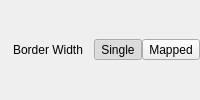
               <widget class="QWidget" name="group_icon_border_width" native="true">
                <property name="sizePolicy">
                 <sizepolicy hsizetype="Expanding" vsizetype="Preferred">
                  <horstretch>0</horstretch>
                  <verstretch>0</verstretch>
                 </sizepolicy>
                </property>
                <layout class="QHBoxLayout" name="horizontalLayout_7">
                 <property name="spacing">
                  <number>6</number>
                 </property>
                 <property name="leftMargin">
                  <number>0</number>
                 </property>
                 <property name="topMargin">
                  <number>0</number>
                 </property>
                 <property name="rightMargin">
                  <number>0</number>
                 </property>
                 <property name="bottomMargin">
                  <number>0</number>
                 </property>
                 <item>
                  <widget class="QLabel" name="label_border_width_icon">
                   <property name="sizePolicy">
                    <sizepolicy hsizetype="Fixed" vsizetype="Preferred">
                     <horstretch>0</horstretch>
                     <verstretch>0</verstretch>
                    </sizepolicy>
                   </property>
                   <property name="toolTip">
                    <string>border width</string>
                   </property>
                   <property name="text">
                    <string/>
                   </property>
                   <property name="pixmap">
                    <pixmap>../../shared/icons/material/line_width.svg</pixmap>
                   </property>
                   <property name="iconName" stdset="0">
                    <string>line_width</string>
                   </property>
                   <property name="iconSize" stdset="0">
                    <number>20</number>
                   </property>
                  </widget>
                 </item>
                 <item>
                  <widget class="QLabel" name="label_border_width">
                   <property name="text">
                    <string>Border Width</string>
                   </property>
                  </widget>
                 </item>
                 <item>
                  <widget class="QWidget" name="widget_2" native="true">
                   <property name="sizePolicy">
                    <sizepolicy hsizetype="Fixed" vsizetype="Preferred">
                     <horstretch>0</horstretch>
                     <verstretch>0</verstretch>
                    </sizepolicy>
                   </property>
                   <layout class="QHBoxLayout" name="horizontalLayout_8">
                    <property name="spacing">
                     <number>0</number>
                    </property>
                    <property name="leftMargin">
                     <number>0</number>
                    </property>
                    <property name="topMargin">
                     <number>0</number>
                    </property>
                    <property name="rightMargin">
                     <number>0</number>
                    </property>
                    <property name="bottomMargin">
                     <number>0</number>
                    </property>
                    <item>
                     <widget class="QToolButton" name="button_border_width_uniform">
                      <property name="toolTip">
                       <string>Use one border width</string>
                      </property>
                      <property name="sizePolicy">
                       <sizepolicy hsizetype="Fixed" vsizetype="Fixed">
                        <horstretch>0</horstretch>
                        <verstretch>0</verstretch>
                       </sizepolicy>
                      </property>
                      <property name="text">
                       <string>Single</string>
                      </property>
                      <property name="checkable">
                       <bool>true</bool>
                      </property>
                      <property name="checked">
                       <bool>true</bool>
                      </property>
                     </widget>
                    </item>
                    <item>
                     <widget class="QToolButton" name="button_border_width_mapped">
                      <property name="toolTip">
                       <string>Size borders by metadata</string>
                      </property>
                      <property name="sizePolicy">
                       <sizepolicy hsizetype="Fixed" vsizetype="Fixed">
                        <horstretch>0</horstretch>
                        <verstretch>0</verstretch>
                       </sizepolicy>
                      </property>
                      <property name="text">
                       <string>Mapped</string>
                      </property>
                      <property name="checkable">
                       <bool>true</bool>
                      </property>
                     </widget>
                    </item>
                   </layout>
                  </widget>
                 </item>
                </layout>
               </widget>
